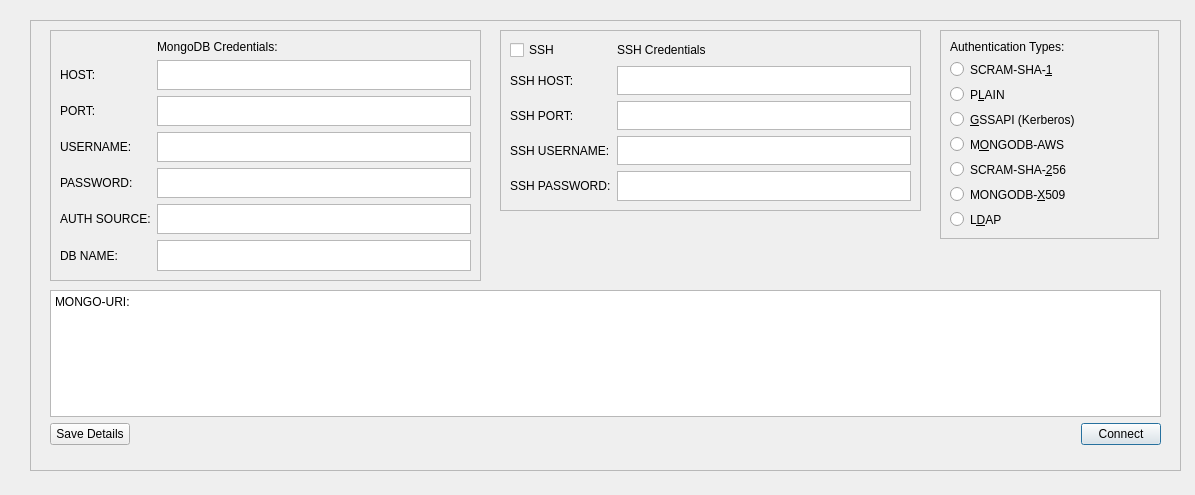
<?xml version="1.0" encoding="UTF-8"?>
<ui version="4.0">
 <class>form_Database</class>
 <widget class="QDialog" name="form_Database">
  <property name="geometry">
   <rect>
    <x>0</x>
    <y>0</y>
    <width>1195</width>
    <height>495</height>
   </rect>
  </property>
  <property name="windowTitle">
   <string>Database Configuration Settings</string>
  </property>
  <widget class="QFrame" name="frame_Database">
   <property name="geometry">
    <rect>
     <x>30</x>
     <y>20</y>
     <width>1151</width>
     <height>451</height>
    </rect>
   </property>
   <property name="frameShape">
    <enum>QFrame::Shape::StyledPanel</enum>
   </property>
   <property name="frameShadow">
    <enum>QFrame::Shadow::Raised</enum>
   </property>
   <widget class="QFrame" name="frame_MONGODB">
    <property name="geometry">
     <rect>
      <x>20</x>
      <y>10</y>
      <width>431</width>
      <height>251</height>
     </rect>
    </property>
    <property name="minimumSize">
     <size>
      <width>431</width>
      <height>0</height>
     </size>
    </property>
    <property name="frameShape">
     <enum>QFrame::Shape::StyledPanel</enum>
    </property>
    <property name="frameShadow">
     <enum>QFrame::Shadow::Raised</enum>
    </property>
    <layout class="QGridLayout" name="gridLayout_2">
     <item row="6" column="1">
      <widget class="QTextEdit" name="text_DbName"/>
     </item>
     <item row="5" column="1">
      <widget class="QTextEdit" name="text_AuthSource"/>
     </item>
     <item row="2" column="0">
      <widget class="QLabel" name="label_port">
       <property name="text">
        <string>PORT:</string>
       </property>
      </widget>
     </item>
     <item row="1" column="1">
      <widget class="QTextEdit" name="text_Host"/>
     </item>
     <item row="4" column="0">
      <widget class="QLabel" name="label_password">
       <property name="text">
        <string>PASSWORD:</string>
       </property>
      </widget>
     </item>
     <item row="4" column="1">
      <widget class="QTextEdit" name="text_Password"/>
     </item>
     <item row="5" column="0">
      <widget class="QLabel" name="label_authsource">
       <property name="text">
        <string>AUTH SOURCE:</string>
       </property>
      </widget>
     </item>
     <item row="3" column="1">
      <widget class="QTextEdit" name="text_Username"/>
     </item>
     <item row="1" column="0">
      <widget class="QLabel" name="label_host">
       <property name="text">
        <string>HOST:</string>
       </property>
      </widget>
     </item>
     <item row="6" column="0">
      <widget class="QLabel" name="label_dbname">
       <property name="text">
        <string>DB NAME:</string>
       </property>
      </widget>
     </item>
     <item row="3" column="0">
      <widget class="QLabel" name="label_username">
       <property name="text">
        <string>USERNAME:</string>
       </property>
      </widget>
     </item>
     <item row="2" column="1">
      <widget class="QTextEdit" name="text_Port"/>
     </item>
     <item row="0" column="1">
      <widget class="QLabel" name="label_mongocredentials">
       <property name="text">
        <string>MongoDB Credentials:</string>
       </property>
      </widget>
     </item>
    </layout>
   </widget>
   <widget class="QFrame" name="frame_SSH">
    <property name="geometry">
     <rect>
      <x>470</x>
      <y>10</y>
      <width>421</width>
      <height>181</height>
     </rect>
    </property>
    <property name="minimumSize">
     <size>
      <width>421</width>
      <height>0</height>
     </size>
    </property>
    <property name="frameShape">
     <enum>QFrame::Shape::StyledPanel</enum>
    </property>
    <property name="frameShadow">
     <enum>QFrame::Shadow::Raised</enum>
    </property>
    <layout class="QGridLayout" name="gridLayout">
     <item row="4" column="0">
      <widget class="QLabel" name="label_ssh_password">
       <property name="text">
        <string>SSH PASSWORD:</string>
       </property>
      </widget>
     </item>
     <item row="3" column="1">
      <widget class="QTextEdit" name="text_SSH_Username"/>
     </item>
     <item row="0" column="0">
      <widget class="QCheckBox" name="checkbox_SSH">
       <property name="text">
        <string>SSH</string>
       </property>
      </widget>
     </item>
     <item row="0" column="1">
      <widget class="QLabel" name="label_sshcredentials">
       <property name="text">
        <string>SSH Credentials</string>
       </property>
      </widget>
     </item>
     <item row="1" column="0">
      <widget class="QLabel" name="label_ssh_host">
       <property name="text">
        <string>SSH HOST:</string>
       </property>
      </widget>
     </item>
     <item row="2" column="0">
      <widget class="QLabel" name="label_ssh_port">
       <property name="text">
        <string>SSH PORT:</string>
       </property>
      </widget>
     </item>
     <item row="3" column="0">
      <widget class="QLabel" name="label_ssh_username">
       <property name="text">
        <string>SSH USERNAME:</string>
       </property>
      </widget>
     </item>
     <item row="1" column="1">
      <widget class="QTextEdit" name="text_SSH_Host"/>
     </item>
     <item row="4" column="1">
      <widget class="QTextEdit" name="text_SSH_Password"/>
     </item>
     <item row="2" column="1">
      <widget class="QTextEdit" name="text_SSH_Port"/>
     </item>
    </layout>
   </widget>
   <widget class="QWidget" name="layoutWidget">
    <property name="geometry">
     <rect>
      <x>20</x>
      <y>270</y>
      <width>1111</width>
      <height>155</height>
     </rect>
    </property>
    <layout class="QGridLayout" name="gridLayout_4">
     <item row="0" column="0" colspan="5">
      <widget class="QPlainTextEdit" name="text_MongoUri">
       <property name="plainText">
        <string>MONGO-URI:
</string>
       </property>
      </widget>
     </item>
     <item row="3" column="4">
      <widget class="QPushButton" name="button_Connect">
       <property name="text">
        <string>Connect</string>
       </property>
      </widget>
     </item>
     <item row="3" column="1">
      <spacer name="horizontalSpacer_2">
       <property name="orientation">
        <enum>Qt::Orientation::Horizontal</enum>
       </property>
       <property name="sizeHint" stdset="0">
        <size>
         <width>40</width>
         <height>20</height>
        </size>
       </property>
      </spacer>
     </item>
     <item row="3" column="3">
      <spacer name="horizontalSpacer_3">
       <property name="orientation">
        <enum>Qt::Orientation::Horizontal</enum>
       </property>
       <property name="sizeHint" stdset="0">
        <size>
         <width>40</width>
         <height>20</height>
        </size>
       </property>
      </spacer>
     </item>
     <item row="3" column="0">
      <widget class="QPushButton" name="button_SaveDetails">
       <property name="text">
        <string>Save Details</string>
       </property>
      </widget>
     </item>
    </layout>
   </widget>
   <widget class="QFrame" name="frame_AUTHTYPES">
    <property name="geometry">
     <rect>
      <x>910</x>
      <y>10</y>
      <width>219</width>
      <height>209</height>
     </rect>
    </property>
    <property name="frameShape">
     <enum>QFrame::Shape::StyledPanel</enum>
    </property>
    <property name="frameShadow">
     <enum>QFrame::Shadow::Raised</enum>
    </property>
    <layout class="QGridLayout" name="gridLayout_3">
     <item row="2" column="0">
      <widget class="QRadioButton" name="radio_SHA1">
       <property name="text">
        <string>SCRAM-SHA-&amp;1  </string>
       </property>
      </widget>
     </item>
     <item row="6" column="0">
      <widget class="QRadioButton" name="radio_SHA256">
       <property name="text">
        <string>SCRAM-SHA-&amp;256  </string>
       </property>
      </widget>
     </item>
     <item row="4" column="0">
      <widget class="QRadioButton" name="radio_KERBEROS">
       <property name="text">
        <string>&amp;GSSAPI (Kerberos)  </string>
       </property>
      </widget>
     </item>
     <item row="7" column="0">
      <widget class="QRadioButton" name="radio_X509">
       <property name="text">
        <string>MONGODB-&amp;X509  </string>
       </property>
      </widget>
     </item>
     <item row="8" column="0">
      <widget class="QRadioButton" name="radio_LDAP">
       <property name="text">
        <string>L&amp;DAP</string>
       </property>
      </widget>
     </item>
     <item row="5" column="0">
      <widget class="QRadioButton" name="radio_AWS">
       <property name="text">
        <string>M&amp;ONGODB-AWS  </string>
       </property>
      </widget>
     </item>
     <item row="3" column="0">
      <widget class="QRadioButton" name="radio_KERBEROS_2">
       <property name="text">
        <string>P&amp;LAIN  </string>
       </property>
      </widget>
     </item>
     <item row="1" column="0">
      <widget class="QLabel" name="label_authtypes">
       <property name="text">
        <string>Authentication Types:</string>
       </property>
      </widget>
     </item>
    </layout>
   </widget>
  </widget>
 </widget>
 <resources/>
 <connections/>
</ui>
